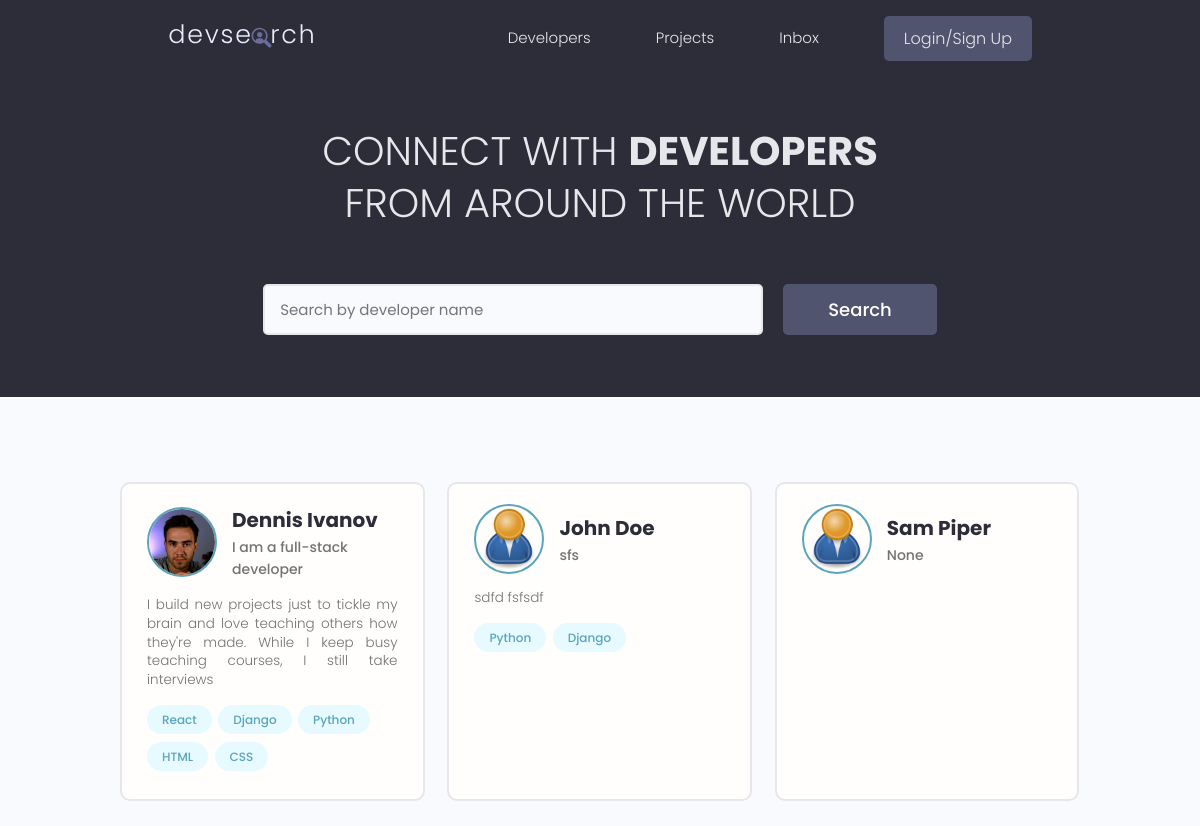
The page / on the database its author committed.
### users/models.py (models this page shows, shortened)
class Profile(models.Model):
    user = models.OneToOneField(User, on_delete=models.CASCADE, null=True, blank=True)
    name = models.CharField(max_length=200, blank=True, null=True)
    email = models.EmailField(max_length=500, blank=True, null=True)
    username = models.CharField(max_length=200, blank=True, null=True)
    location = models.CharField(max_length=200, blank=True, null=True)
    short_intro = models.CharField(max_length=200, blank=True, null=True)
    bio = models.TextField(blank=True, null=True)
    profile_image = models.ImageField(blank=True, null=True, upload_to='profiles/',
    default="profiles/user-default.png")
    social_github = models.CharField(max_length=200, blank=True, null=True)
    social_twitter = models.CharField(max_length=200, blank=True, null=True)
    social_linkedin = models.CharField(max_length=200, blank=True, null=True)
    social_youtube = models.CharField(max_length=200, blank=True, null=True)
    social_website = models.CharField(max_length=200, blank=True, null=True)
    created = models.DateTimeField(auto_now_add=True)
    id = models.UUIDField(default=uuid.uuid4, unique=True, primary_key=True, editable=False)

class Skill(models.Model):
    owner = models.ForeignKey(
        Profile, on_delete=models.CASCADE, null=True, blank=True)
    name = models.CharField(max_length=200, blank=True, null=True)
    description = models.TextField(null=True, blank=True)
    created = models.DateTimeField(auto_now_add=True)
    id = models.UUIDField(default=uuid.uuid4, unique=True,
                         primary_key=True, editable=False)
    def __str__(self):
        return str(self.name)

### users/views.py (the view)
# urls.py: path('', views.profiles, name="profiles"),
def profiles(request):
    profiles = Profile.objects.all()
    context = {'profiles': profiles}
    return render(request, 'users/profiles.html', context)

### users/templates/users/profiles.html (shortened to what this page needs)
{% extends 'main.html' %}
{% block content %}
<main class="home">
    <section class="hero-section text-center">
        <div class="container container--narrow">
            <div class="hero-section__box">
                <h2>CONNECT WITH <span>DEVELOPERS</span></h2>
                <h2>FROM AROUND THE WORLD</h2>
            </div>
            <div class="hero-section__search">
                <form class="form" action="#" method="get">
                    <div class="form__field">
                        <input class="input input--text" id="formInput#search" type="text" name="text"
                            placeholder="Search by developer name" />
                    </div>
                    <input class="btn btn--sub btn--lg" type="submit" value="Search" />
                </form>
            </div>
        </div>
    </section>
    <section class="devlist">
        <div class="container">
            <div class="grid grid--three">
                {% for profile in profiles %}
                <div class="column card">
                    <div class="dev">
                        <a href="{% url 'user-profile' profile.id %}" class="card__body">
                            <div class="dev__profile">
                                <img class="avatar avatar--md" src="{{ profile.profile_image.url }}"
                                    alt="image" />
                                <div class="dev__meta">
                                    <h3>{{ profile.name }}</h3>
                                    <h5>{{ profile.short_intro|slice:"60" }}</h5>
                                </div>
                            </div>
                            <p class="dev__info">
                                {{ profile.bio|slice:"150" }}
                            </p>
                            <div class="dev__skills">
                                {% for skill in profile.skill_set.all|slice:"5" %}
                                <span class="tag tag--pill tag--main">
                                    <small>{{ skill }}</small>
                                </span>
                                {% endfor %}
                            </div>
                        </a>
                    </div>
                </div>
                {% endfor %}
           </div>
        </div>
    </section>
</main>
{% endblock content %}

### static/styles/app.css (style rules this page uses)
:root { --color-sub: #2d2d39; }
.btn--sub { background-color: var(--color-sub-light); }
.card { border: 2px solid var(--color-light); }
img { width: 100%; }
.hero-section { height: 40vh; display: flex; align-items: center; background-color: var(--color-sub); }
.hero-section__box { margin-bottom: 4rem; }
.hero-section__box > h2, .hero-section__box > h2 > span { font-size: 4rem; color: var(--color-light); line-height: 1.3; text-transform: uppercase; }
.hero-section__box > h2 { font-weight: 300; }
.hero-section__box > h2 > span { font-weight: 700; }
.hero-section__search > .form { display: flex; align-items: center; justify-content: center; gap: 2rem; }
.hero-section__search > .form input.input--text { width: 50rem; }
.devlist { margin-top: 8rem; }
.devlist .grid { align-items: stretch; }
.devlist .dev .dev__profile { display: flex; align-items: center; gap: 1.5rem; }
.devlist .dev .dev__meta h3 { color: var(--color-sub); font-size: 2rem; font-weight: 700; }
.devlist .dev .dev__meta h5 { color: var(--color-text); font-size: 1.4rem; font-weight: 500; }
.devlist .dev .dev__info { margin: 1.5rem 0; font-size: 1.35rem; line-height: 1.4; text-align: justify; }

### static/uikit/styles/modules/_variables.css (style rules this page uses)
:root { --color-main: #5aa5b9; --color-main-light: #e6faff; --color-sub: #3f4156; --color-sub-light: #51546e; --color-sub-lighter: #ededfd; --color-text: #737373; --color-gray: #8b8b8b; --color-light: #e5e7eb; --color-light-gray: #767676; --color-bg: #f8fafd; --color-white: #fffefd; --color-white-light: #f3f3f3; --color-success: #359e64; --color-success-bg: #def8e8; --color-error: #fc4b0b; --color-error-bg: #fff2ee; --font-base: 'Poppins', arial, helvetica, 'Segoe UI', roboto, ubuntu, sans-serif; --font-monospace: 'Fira Code', 'Courier New', courier, monospace; --font-regular: 300; --font-medium: 500; --font-bold: 700; --generic-shadow: 1px 1px 5px #00000010; --generic-transition: all 0.3s ease-in-out; }

### static/uikit/styles/modules/_base.css (style rules this page uses)
* { margin: 0; padding: 0; box-sizing: border-box; text-rendering: optimizeLegibility; color: inherit; font-size: inherit; }
html { font-size: 50%; }
@media only screen and (min-width: 480px) { html { font-size: 56.25%; } }
@media only screen and (min-width: 1200px) { html { font-size: 62.5%; } }
body { line-height: 1.6; font-weight: 400; font-size: 1.5rem; color: var(--color-text); background-color: var(--color-bg); min-height: 100vh; }

### static/uikit/styles/modules/_typography.css (style rules this page uses)
* { font-family: var(--font-base); }
h2 { font-size: 3.6rem; font-weight: var(--font-bold); }
h3 { font-size: 3.2rem; font-weight: var(--font-medium); }
h5 { font-size: 2.4rem; font-weight: var(--font-medium); }
h5, h6 { font-weight: var(--font-regular); }
p, span, strong { font-size: 1.6rem; color: var(--color-text); font-weight: var(--font-regular); }
a { padding-bottom: 2px; text-decoration: none; display: inline-block; color: var(--color-main); font-weight: var(--font-medium); }

### static/uikit/styles/modules/_utilities.css (style rules this page uses)
.container { width: 92%; max-width: 165rem; margin: 0 auto; box-sizing: border-box; }
.container--narrow { width: 92%; max-width: 120rem; }
@media screen and (min-width: 1000px) { .container { width: 90%; } }
@media screen and (min-width: 1000px) { .container--narrow { width: 85%; } }
@media screen and (min-width: 1200px) { .container { width: 80%; } }
@media screen and (min-width: 1200px) { .container--narrow { width: 72%; } }
.text-center { text-align: center; }

### static/uikit/styles/modules/_avatar.css (style rules this page uses)
.avatar { border-radius: 50%; border: 2px solid var(--color-main); object-fit: cover; }
.avatar--md { height: 7rem; width: 7rem; }

### static/uikit/styles/modules/_button.css (style rules this page uses)
.btn { display: inline-block; position: relative; cursor: pointer; background-color: var(--color-light); font-weight: var(--font-medium); color: var(--color-sub); text-decoration: none; padding: 1rem 2rem; border-radius: 0.5rem; border: none; width: -webkit-fit-content; width: -moz-fit-content; width: fit-content; height: -webkit-fit-content; height: -moz-fit-content; height: fit-content; font-size: 1.6rem; outline-width: 0; outline-color: transparent; -webkit-backface-visibility: hidden; backface-visibility: hidden; transition: all 0.3s ease-in-out; }
.btn--sub { background-color: var(--color-sub); color: var(--color-white); }
.btn--lg { font-size: 1.8rem; padding: 1.2rem 4.5rem; }

### static/uikit/styles/modules/_card.css (style rules this page uses)
.card { border-radius: 1rem; background-color: var(--color-white); border: 1.5px solid var(--color-light); width: auto; height: auto; margin-top: 0.5rem; margin-bottom: 0.5rem; overflow: hidden; }
.card__body, .card__header { padding: 2rem 2.5rem; }

### rows shown on the page
Profile: profile_image (picture), name "Dennis Ivanov", short_intro "I am a full-stack developer", bio "I build new projects just to tickle my brain and love teaching others how they're made. While I keep busy teaching courses, I still take interviews"
Skill: name "React"
Skill: name "Django"
Skill: name "Python"
Skill: name "HTML"
Skill: name "CSS"
Profile: profile_image (placeholder picture), name "John Doe", short_intro "sfs", bio "sdfd fsfsdf"
Skill: name "Python"
Skill: name "Django"
Profile: profile_image (placeholder picture), name "Sam Piper", short_intro "None"
